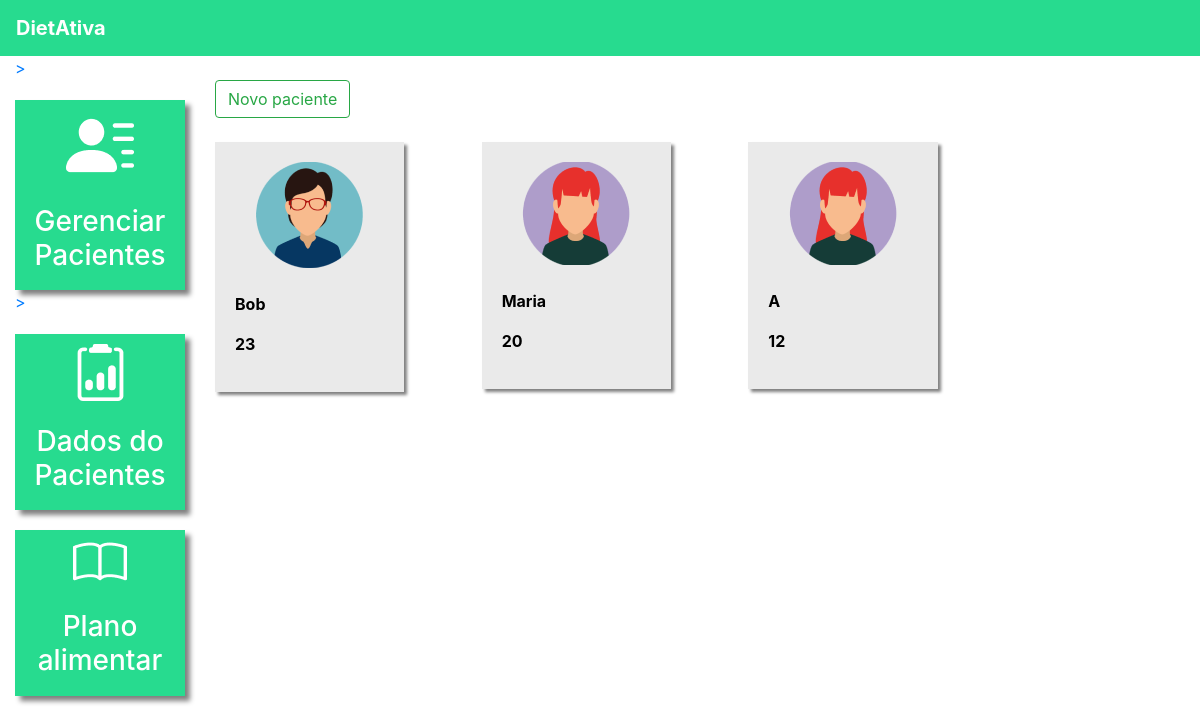
/pacientes/ (signed in), run on the app's committed database.
### plataforma/models.py (models this page shows, shortened)
class Pacientes(models.Model):
    choices_sexo = (('F', 'Feminino'),
                    ('M', 'Masculino'))
    nome = models.CharField(max_length=50)
    sexo = models.CharField(max_length=1, choices=choices_sexo)
    idade = models.IntegerField()
    email = models.EmailField()
    telefone = models.CharField(max_length=19)
    nutri = models.ForeignKey(User, on_delete=models.CASCADE)

### plataforma/views.py (the view, shortened to what this page needs)
# urls.py: path('pacientes/', views.pacientes, name='pacientes'),
@login_required(login_url='/auth/logar/')
def pacientes(request):
    if request.method == "GET":
        pacientes = Pacientes.objects.filter(nutri=request.user)
        return render(request, 'pacientes.html',{'pacientes': pacientes})

### plataforma/templates/pacientes.html (shortened to what this page needs)
{% extends 'base_plataforma.html' %}
{% load static %}
{% block 'plataforma' %}
    <br>
    <button type="button" class="btn btn-outline-success" data-toggle="modal" data-target="#modal">
    Novo paciente
    </button>
    <br>
    <br>
    <div  class="row">
        {% for paciente in pacientes%}
        <div class="col-md-4">
            <a href="#" class="link-hover">
                <div class="card-paciente">
                    <div class="foto-perfil">
                        {% if paciente.sexo == "M" %}
                        <img src="{% static 'plataforma/img/perfil2.png' %}">
                        {% else %}
                        <img src="{% static 'plataforma/img/perfil1.png' %}">
                        {% endif %}
                    </div>
                    <br>
                    <p class="dados">{{paciente.nome}}</p>
                    <p class="dados">{{paciente.idade}}</p>
                </div>
            </a>
        </div>
        {% endfor %}
    </div>
{% endblock%}

### templates/static/plataforma/css/css.css (style rules this page uses)
.card-paciente { background-color: #EAEAEA; width: 80%; box-shadow: 3px 3px 3px gray; padding: 20px; color: black; }
.foto-perfil { text-align: center; }
.dados { font-weight: bold; }

### data on the page
Pacientes: nome "Bob", idade "23"
Pacientes: nome "Maria", idade "20"
Pacientes: nome "A", idade "12"
